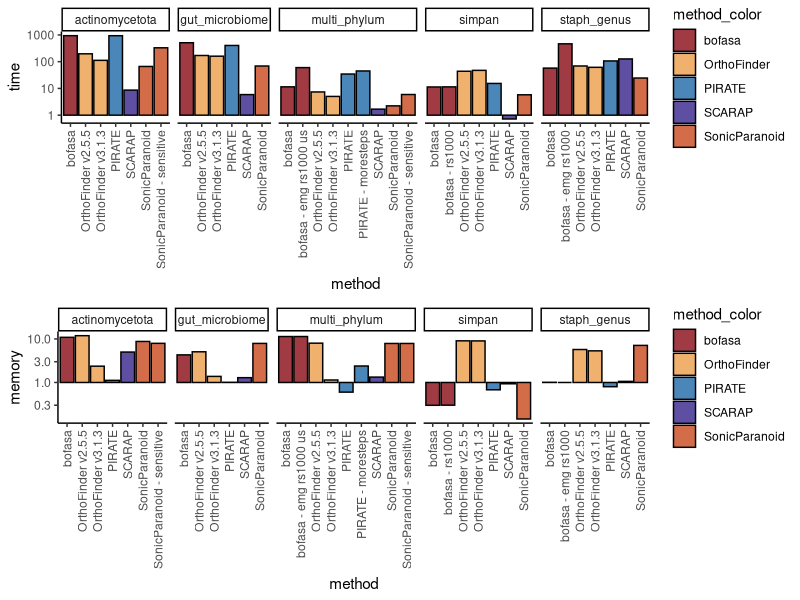

This chart was generated by the following R code:
library(ggplot2)
library(cowplot)

dat <- read.table("All_Timing_and_Resources.txt", header=T, sep='\t')

colors <- c('#A03B44', '#F1B16E', '#4B86B8', '#5E4FA2', '#D36D49', '#A1C496')
names(colors) <- c('bofasa', 'OrthoFinder', 'PIRATE', 'SCARAP', 'SonicParanoid', 'KOfam')

pdf("Timing_and_Memory.pdf", height=10, width=10)

# showcase	method  method_color	time	memory
time <- ggplot(dat, aes(x=method, y=time, fill=method_color)) + geom_bar(stat='identity', color='black') + theme_classic() + facet_grid(.~showcase, scales='free', space='free_x') + theme(axis.text.x = element_text(angle = 90, vjust = 0.5, hjust=1)) + scale_fill_manual(values=colors) + scale_y_log10()
memo <- ggplot(dat, aes(x=method, y=memory, fill=method_color)) + geom_bar(stat='identity', color='black') + theme_classic() + facet_grid(.~showcase, scales='free', space='free_x') + theme(axis.text.x = element_text(angle = 90, vjust = 0.5, hjust=1)) + scale_fill_manual(values=colors) + scale_y_log10()

plot_grid(time, memo, ncol=1)

dev.off()
